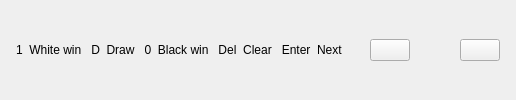
<?xml version="1.0" encoding="UTF-8"?>
<ui version="4.0">
 <class>RoundControlsWidget</class>
 <widget class="QWidget" name="RoundControlsWidget">
  <property name="class" stdset="0">
   <string>ActionFooter</string>
  </property>
  <layout class="QHBoxLayout" name="main_layout">
   <property name="spacing">
    <number>10</number>
   </property>
   <property name="leftMargin">
    <number>16</number>
   </property>
   <property name="topMargin">
    <number>10</number>
   </property>
   <property name="rightMargin">
    <number>16</number>
   </property>
   <property name="bottomMargin">
    <number>10</number>
   </property>
   <item>
    <widget class="QLabel" name="lbl_keyboard_hints">
     <property name="class" stdset="0">
      <string>KeyboardHints</string>
     </property>
     <property name="text">
      <string>1  White win   D  Draw   0  Black win   Del  Clear   Enter  Next</string>
     </property>
    </widget>
   </item>
   <item>
    <widget class="QLabel" name="lbl_progress">
     <property name="class" stdset="0">
      <string>RoundProgress</string>
     </property>
     <property name="text">
      <string/>
     </property>
    </widget>
   </item>
   <item>
    <layout class="QHBoxLayout" name="left_actions_layout">
     <property name="spacing">
      <number>8</number>
     </property>
     <item>
      <widget class="QPushButton" name="btn_undo">
       <property name="class" stdset="0">
        <string>ToolbarAction</string>
       </property>
       <property name="text">
        <string/>
       </property>
      </widget>
     </item>
    </layout>
   </item>
   <item>
    <spacer name="action_spacer">
     <property name="orientation">
      <enum>Qt::Horizontal</enum>
     </property>
     <property name="sizeHint" stdset="0">
      <size>
       <width>40</width>
       <height>20</height>
      </size>
     </property>
    </spacer>
   </item>
   <item>
   <widget class="QPushButton" name="btn_primary_action">
     <property name="class" stdset="0">
      <string>ToolbarAction</string>
     </property>
     <property name="text">
      <string/>
     </property>
    </widget>
   </item>
  </layout>
 </widget>
 <resources/>
 <connections/>
</ui>
